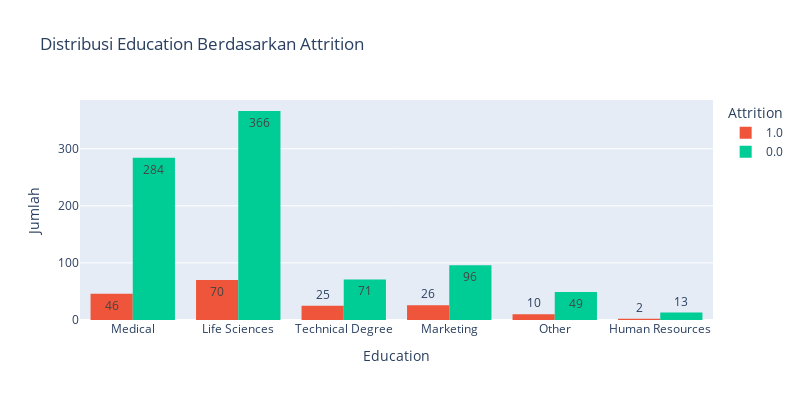

Notebook cell for this chart:
### Markdown cell above
Jumlah pria dan wanita yang keluar hampir sebanding secara proporsional, meskipun laki-laki sedikit lebih banyak keluar secara absolut. Namun ini bisa jadi karena jumlah karyawan laki-laki juga lebih besar.

### Code cell
fig = px.histogram(df, x="EducationField", color="Attrition", barmode="group", title="Distribusi Education Berdasarkan Attrition", height=400, width=800, text_auto=True)
fig.update_layout(xaxis_title='Education', yaxis_title='Jumlah')
fig.show()

### Figure 1 — Plotly figure (JSON) as saved in the notebook; plotly's stock layout.template omitted (floating-point values rounded to 4 significant figures; data arrays with more than 128 entries replaced by an {"elided": "..."} marker saying what was removed)
{"data": [{"alignmentgroup": "True", "bingroup": "x", "hovertemplate": "Attrition=1.0<br>EducationField=%{x}<br>count=%{y}<extra></extra>", "legendgroup": "1.0", "marker": {"color": "#EF553B", "pattern": {"shape": ""}}, "name": "1.0", "offsetgroup": "1.0", "orientation": "v", "showlegend": true, "texttemplate": "%{value}", "type": "histogram", "x": {"elided": "179 str values"}, "xaxis": "x", "yaxis": "y"}, {"alignmentgroup": "True", "bingroup": "x", "hovertemplate": "Attrition=0.0<br>EducationField=%{x}<br>count=%{y}<extra></extra>", "legendgroup": "0.0", "marker": {"color": "#00cc96", "pattern": {"shape": ""}}, "name": "0.0", "offsetgroup": "0.0", "orientation": "v", "showlegend": true, "texttemplate": "%{value}", "type": "histogram", "x": {"elided": "879 str values"}, "xaxis": "x", "yaxis": "y"}], "layout": {"barmode": "group", "height": 400, "legend": {"title": {"text": "Attrition"}, "tracegroupgap": 0}, "title": {"text": "Distribusi Education Berdasarkan Attrition"}, "width": 800, "xaxis": {"anchor": "y", "domain": [0, 1], "title": {"text": "Education"}}, "yaxis": {"anchor": "x", "domain": [0, 1], "title": {"text": "Jumlah"}}}}
